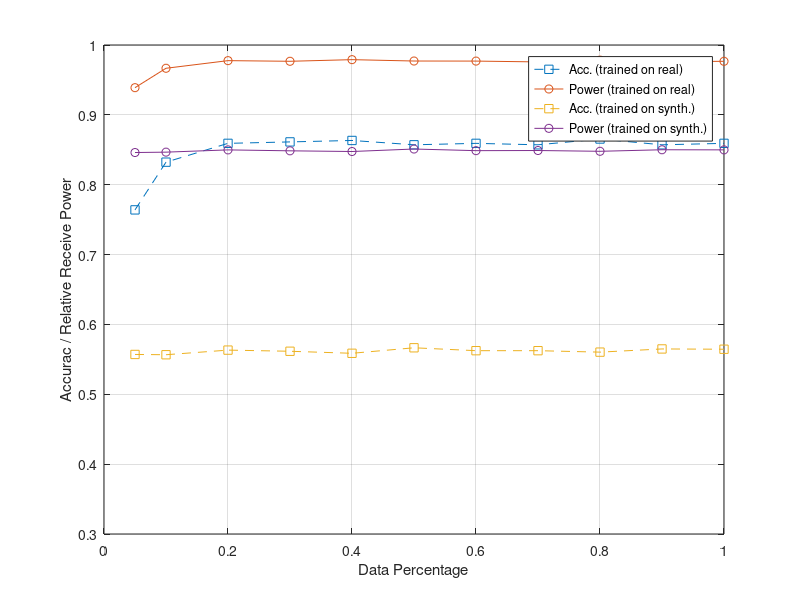

The MATLAB script that drew this image:
load('all_acc_train_on_real.mat')
load('all_pwr_train_on_real.mat')
load('all_pwr_train_on_synth.mat')
load('all_acc_train_on_synth.mat')

per = [0.05, 0.1, 0.2, 0.3, 0.4, 0.5, 0.6, 0.7, 0.8, 0.9, 1.0];
plot(per, all_acc_train_on_real(1, :), '--s');
hold on
plot(per, all_pwr_train_on_real(1, :), '-o');
hold on
plot(per, all_acc_train_on_synth(1, :), '--s');
hold on
plot(per, all_pwr_train_on_synth(1, :), '-o');
grid on
xlabel('Data Percentage');
ylabel('Accurac / Relative Receive Power');

ylim([0.3, 1])
legend('Acc. (trained on real)', 'Power (trained on real)', 'Acc. (trained on synth.)', 'Power (trained on synth.)');